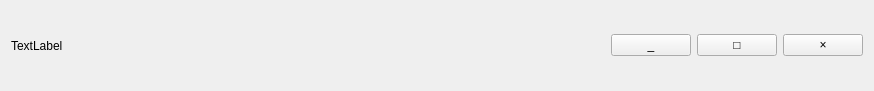
<?xml version="1.0" encoding="UTF-8"?>
<ui version="4.0">
 <class>Title</class>
 <widget class="QWidget" name="Title">
  <property name="geometry">
   <rect>
    <x>0</x>
    <y>0</y>
    <width>874</width>
    <height>91</height>
   </rect>
  </property>
  <property name="windowTitle">
   <string>Form</string>
  </property>
  <property name="styleSheet">
   <string notr="true"/>
  </property>
  <layout class="QHBoxLayout" name="horizontalLayout">
   <item>
    <widget class="QLabel" name="labelIcon">
     <property name="text">
      <string>TextLabel</string>
     </property>
    </widget>
   </item>
   <item>
    <spacer name="horizontalSpacer">
     <property name="orientation">
      <enum>Qt::Horizontal</enum>
     </property>
     <property name="sizeHint" stdset="0">
      <size>
       <width>40</width>
       <height>20</height>
      </size>
     </property>
    </spacer>
   </item>
   <item>
    <widget class="QPushButton" name="btnMin">
     <property name="text">
      <string>_</string>
     </property>
    </widget>
   </item>
   <item>
    <widget class="QPushButton" name="btnMax">
     <property name="text">
      <string>□</string>
     </property>
     <property name="checkable">
      <bool>false</bool>
     </property>
    </widget>
   </item>
   <item>
    <widget class="QPushButton" name="btnClose">
     <property name="text">
      <string>×</string>
     </property>
    </widget>
   </item>
  </layout>
 </widget>
 <resources/>
 <connections/>
</ui>
